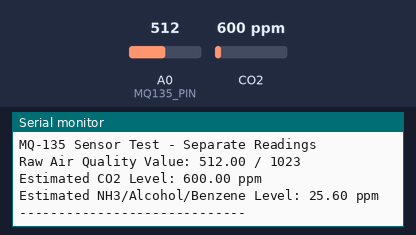
The sketch below on a simulated Arduino Uno, built with avr-gcc and run on an emulated ATmega328P. Shown: the last lines printed to the serial monitor. Inputs (shaded band) come from the test bench; at power-on: CO2 600 ppm, A0 (MQ135_PIN) = 512.

Above: at 3.2 s.
3.3 s: CO2 set to 452 ppm
At 5.0 s:
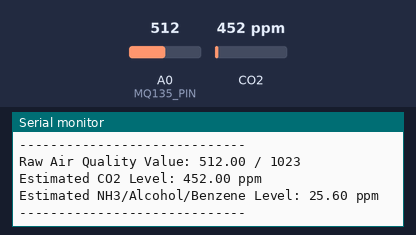
6.1 s: A0 (MQ135_PIN) set to 716
At 7.4 s:
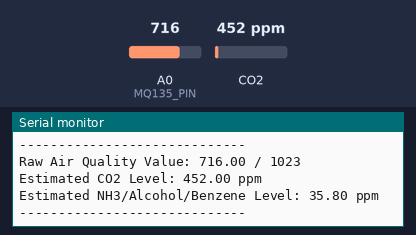
8.9 s: CO2 set to 1050 ppm
At 11.0 s:
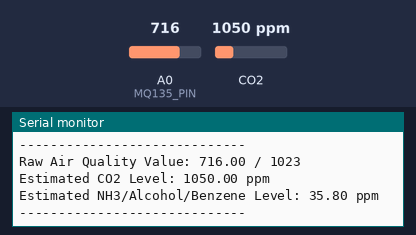
11.7 s: A0 (MQ135_PIN) set to 900
At 13.4 s:
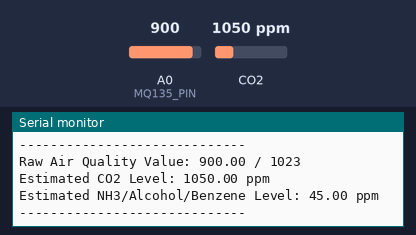
Timing chart, 0 to 14.9 s (numbered marks = the images above; inputs shaded):
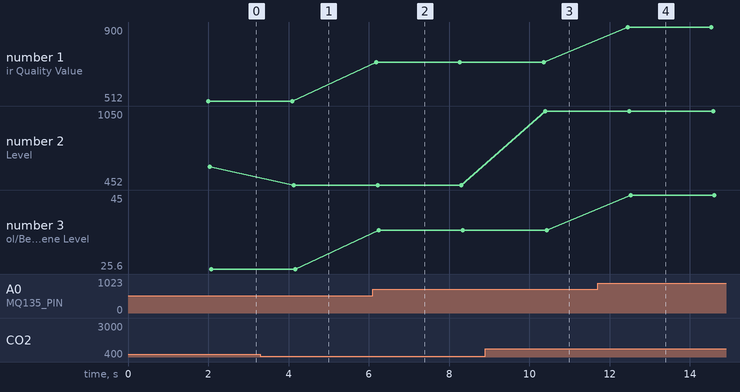

Measured:
- after the input at 3.3 s, the serial monitor: prints a new line after 0.83 s (image 1)
- after the input at 6.1 s, the serial monitor: prints a new line after 0.08 s (image 2)
- after the input at 8.9 s, the serial monitor: prints a new line after 1.5 s (image 3)
- after the input at 11.7 s, the serial monitor: prints a new line after 0.75 s (image 4)
- plotted number 1: 512 → 716 after the input at 6.1 s, 716 → 900 after the input at 11.7 s
- plotted number 2: 600 → 452 after the input at 3.3 s, 452 → 1050 after the input at 8.9 s
- plotted number 3: 25.6 → 35.8 after the input at 6.1 s, 35.8 → 45 after the input at 11.7 s

The sketch:

working_MQ135.ino
```cpp
#include <MQ135.h>  // Include MQ135 library

#define MQ135_PIN A0  // Connect MQ135 analog output to A0

MQ135 mq135_sensor(MQ135_PIN);

void setup() {
    Serial.begin(9600);
    Serial.println("MQ-135 Sensor Test - Separate Readings");
    delay(2000); // Allow sensor to stabilize
}

void loop() {
    float air_quality = analogRead(MQ135_PIN);  // Raw sensor value (0-1023)

    // Convert raw value to estimated ppm levels
    float co2_ppm = mq135_sensor.getPPM();  // Approximate CO2 concentration
    float nh3_level = air_quality * 0.05;   // Approximate NH3/Alcohol/Benzene

    Serial.print("Raw Air Quality Value: ");
    Serial.print(air_quality);
    Serial.println(" / 1023");

    Serial.print("Estimated CO2 Level: ");
    Serial.print(co2_ppm);
    Serial.println(" ppm");

    Serial.print("Estimated NH3/Alcohol/Benzene Level: ");
    Serial.print(nh3_level);
    Serial.println(" ppm");

    Serial.println("-----------------------------");
    delay(2000);  // Wait for 2 seconds before the next reading
}
```
